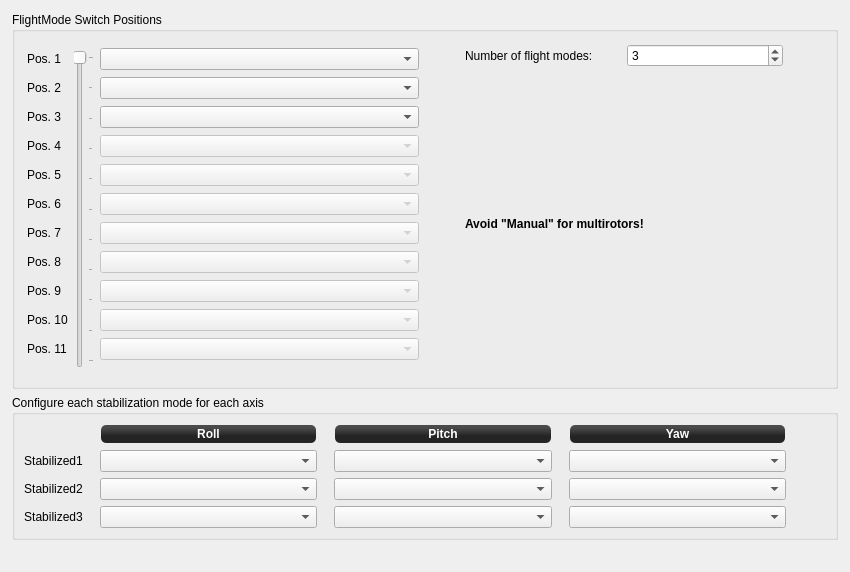
         <widget class="QWidget" name="scrollAreaWidgetContents_3">
          <property name="geometry">
           <rect>
            <x>0</x>
            <y>0</y>
            <width>850</width>
            <height>572</height>
           </rect>
          </property>
          <layout class="QGridLayout" name="gridLayout_7" rowstretch="1,0,0">
           <property name="margin">
            <number>12</number>
           </property>
           <item row="1" column="0">
            <widget class="QGroupBox" name="groupBox">
             <property name="styleSheet">
              <string notr="true"/>
             </property>
             <property name="title">
              <string>Configure each stabilization mode for each axis</string>
             </property>
             <layout class="QGridLayout" name="gridLayout_2" columnstretch="0,0,1,0,1,0,1,0">
              <property name="leftMargin">
               <number>9</number>
              </property>
              <property name="horizontalSpacing">
               <number>12</number>
              </property>
              <item row="2" column="1">
               <spacer name="horizontalSpacer_11">
                <property name="orientation">
                 <enum>Qt::Horizontal</enum>
                </property>
                <property name="sizeType">
                 <enum>QSizePolicy::Minimum</enum>
                </property>
                <property name="sizeHint" stdset="0">
                 <size>
                  <width>5</width>
                  <height>20</height>
                 </size>
                </property>
               </spacer>
              </item>
              <item row="3" column="2">
               <widget class="QComboBox" name="fmsSsPos3Roll">
                <property name="focusPolicy">
                 <enum>Qt::StrongFocus</enum>
                </property>
               </widget>
              </item>
              <item row="0" column="6">
               <widget class="QLabel" name="label_10">
                <property name="minimumSize">
                 <size>
                  <width>0</width>
                  <height>20</height>
                 </size>
                </property>
                <property name="maximumSize">
                 <size>
                  <width>16777215</width>
                  <height>20</height>
                 </size>
                </property>
                <property name="styleSheet">
                 <string notr="true">background-color: qlineargradient(spread:reflect, x1:0.507, y1:0, x2:0.507, y2:0.772, stop:0.208955 rgba(74, 74, 74, 255), stop:0.78607 rgba(36, 36, 36, 255));
color: rgb(255, 255, 255);
border-radius: 5;
font: bold 12px;
margin:1px;</string>
                </property>
                <property name="text">
                 <string>Yaw</string>
                </property>
                <property name="alignment">
                 <set>Qt::AlignCenter</set>
                </property>
               </widget>
              </item>
              <item row="2" column="3">
               <spacer name="horizontalSpacer_12">
                <property name="orientation">
                 <enum>Qt::Horizontal</enum>
                </property>
                <property name="sizeHint" stdset="0">
                 <size>
                  <width>5</width>
                  <height>20</height>
                 </size>
                </property>
               </spacer>
              </item>
              <item row="1" column="0">
               <widget class="QLabel" name="label_14">
                <property name="text">
                 <string>Stabilized1</string>
                </property>
                <property name="alignment">
                 <set>Qt::AlignCenter</set>
                </property>
               </widget>
              </item>
              <item row="2" column="5">
               <spacer name="horizontalSpacer_13">
                <property name="orientation">
                 <enum>Qt::Horizontal</enum>
                </property>
                <property name="sizeHint" stdset="0">
                 <size>
                  <width>5</width>
                  <height>20</height>
                 </size>
                </property>
               </spacer>
              </item>
              <item row="3" column="6">
               <widget class="QComboBox" name="fmsSsPos3Yaw">
                <property name="focusPolicy">
                 <enum>Qt::StrongFocus</enum>
                </property>
               </widget>
              </item>
              <item row="2" column="0">
               <widget class="QLabel" name="label_21">
                <property name="text">
                 <string>Stabilized2</string>
                </property>
                <property name="alignment">
                 <set>Qt::AlignCenter</set>
                </property>
               </widget>
              </item>
              <item row="3" column="4">
               <widget class="QComboBox" name="fmsSsPos3Pitch">
                <property name="focusPolicy">
                 <enum>Qt::StrongFocus</enum>
                </property>
               </widget>
              </item>
              <item row="2" column="6">
               <widget class="QComboBox" name="fmsSsPos2Yaw">
                <property name="focusPolicy">
                 <enum>Qt::StrongFocus</enum>
                </property>
               </widget>
              </item>
              <item row="0" column="4">
               <widget class="QLabel" name="label_9">
                <property name="minimumSize">
                 <size>
                  <width>0</width>
                  <height>20</height>
                 </size>
                </property>
                <property name="maximumSize">
                 <size>
                  <width>16777215</width>
                  <height>20</height>
                 </size>
                </property>
                <property name="styleSheet">
                 <string notr="true">background-color: qlineargradient(spread:reflect, x1:0.507, y1:0, x2:0.507, y2:0.772, stop:0.208955 rgba(74, 74, 74, 255), stop:0.78607 rgba(36, 36, 36, 255));
color: rgb(255, 255, 255);
border-radius: 5;
font: bold 12px;
margin:1px;</string>
                </property>
                <property name="text">
                 <string>Pitch</string>
                </property>
                <property name="alignment">
                 <set>Qt::AlignCenter</set>
                </property>
               </widget>
              </item>
              <item row="0" column="2">
               <widget class="QLabel" name="label_8">
                <property name="minimumSize">
                 <size>
                  <width>0</width>
                  <height>20</height>
                 </size>
                </property>
                <property name="maximumSize">
                 <size>
                  <width>16777215</width>
                  <height>20</height>
                 </size>
                </property>
                <property name="styleSheet">
                 <string notr="true">background-color: qlineargradient(spread:reflect, x1:0.507, y1:0, x2:0.507, y2:0.772, stop:0.208955 rgba(74, 74, 74, 255), stop:0.78607 rgba(36, 36, 36, 255));
color: rgb(255, 255, 255);
border-radius: 5;
font: bold 12px;
margin:1px;</string>
                </property>
                <property name="text">
                 <string>Roll</string>
                </property>
                <property name="alignment">
                 <set>Qt::AlignCenter</set>
                </property>
               </widget>
              </item>
              <item row="2" column="4">
               <widget class="QComboBox" name="fmsSsPos2Pitch">
                <property name="focusPolicy">
                 <enum>Qt::StrongFocus</enum>
                </property>
               </widget>
              </item>
              <item row="1" column="6">
               <widget class="QComboBox" name="fmsSsPos1Yaw">
                <property name="minimumSize">
                 <size>
                  <width>102</width>
                  <height>0</height>
                 </size>
                </property>
                <property name="focusPolicy">
                 <enum>Qt::StrongFocus</enum>
                </property>
               </widget>
              </item>
              <item row="2" column="2">
               <widget class="QComboBox" name="fmsSsPos2Roll">
                <property name="focusPolicy">
                 <enum>Qt::StrongFocus</enum>
                </property>
               </widget>
              </item>
              <item row="1" column="2">
               <widget class="QComboBox" name="fmsSsPos1Roll">
                <property name="minimumSize">
                 <size>
                  <width>102</width>
                  <height>0</height>
                 </size>
                </property>
                <property name="focusPolicy">
                 <enum>Qt::StrongFocus</enum>
                </property>
               </widget>
              </item>
              <item row="1" column="4">
               <widget class="QComboBox" name="fmsSsPos1Pitch">
                <property name="minimumSize">
                 <size>
                  <width>102</width>
                  <height>0</height>
                 </size>
                </property>
                <property name="focusPolicy">
                 <enum>Qt::StrongFocus</enum>
                </property>
               </widget>
              </item>
              <item row="3" column="0">
               <widget class="QLabel" name="label_22">
                <property name="text">
                 <string>Stabilized3</string>
                </property>
                <property name="alignment">
                 <set>Qt::AlignCenter</set>
                </property>
               </widget>
              </item>
              <item row="2" column="7">
               <spacer name="horizontalSpacer_14">
                <property name="orientation">
                 <enum>Qt::Horizontal</enum>
                </property>
                <property name="sizeHint" stdset="0">
                 <size>
                  <width>40</width>
                  <height>20</height>
                 </size>
                </property>
               </spacer>
              </item>
             </layout>
            </widget>
           </item>
           <item row="0" column="0">
            <widget class="QGroupBox" name="groupBox_2">
             <property name="minimumSize">
              <size>
               <width>0</width>
               <height>230</height>
              </size>
             </property>
             <property name="maximumSize">
              <size>
               <width>16777215</width>
               <height>460</height>
              </size>
             </property>
             <property name="title">
              <string>FlightMode Switch Positions</string>
             </property>
             <layout class="QGridLayout" name="gridLayout_4" rowstretch="0,0,0" columnstretch="0,0,1,0,1,0">
              <property name="margin">
               <number>12</number>
              </property>
              <item row="0" column="0" rowspan="3">
               <layout class="QVBoxLayout" name="verticalLayout_9" stretch="0,0,0,0,0,0">
                <item>
                 <widget class="QLabel" name="label_pos1">
                  <property name="sizePolicy">
                   <sizepolicy hsizetype="Preferred" vsizetype="Maximum">
                    <horstretch>0</horstretch>
                    <verstretch>0</verstretch>
                   </sizepolicy>
                  </property>
                  <property name="minimumSize">
                   <size>
                    <width>0</width>
                    <height>16</height>
                   </size>
                  </property>
                  <property name="maximumSize">
                   <size>
                    <width>16777215</width>
                    <height>16</height>
                   </size>
                  </property>
                  <property name="text">
                   <string>Pos. 1</string>
                  </property>
                 </widget>
                </item>
                <item>
                 <widget class="QLabel" name="label_pos2">
                  <property name="sizePolicy">
                   <sizepolicy hsizetype="Preferred" vsizetype="Maximum">
                    <horstretch>0</horstretch>
                    <verstretch>0</verstretch>
                   </sizepolicy>
                  </property>
                  <property name="minimumSize">
                   <size>
                    <width>16</width>
                    <height>16</height>
                   </size>
                  </property>
                  <property name="maximumSize">
                   <size>
                    <width>16777215</width>
                    <height>16</height>
                   </size>
                  </property>
                  <property name="text">
                   <string>Pos. 2</string>
                  </property>
                 </widget>
                </item>
                <item>
                 <widget class="QLabel" name="label_pos3">
                  <property name="sizePolicy">
                   <sizepolicy hsizetype="Preferred" vsizetype="Maximum">
                    <horstretch>0</horstretch>
                    <verstretch>0</verstretch>
                   </sizepolicy>
                  </property>
                  <property name="minimumSize">
                   <size>
                    <width>0</width>
                    <height>16</height>
                   </size>
                  </property>
                  <property name="maximumSize">
                   <size>
                    <width>16777215</width>
                    <height>16</height>
                   </size>
                  </property>
                  <property name="text">
                   <string>Pos. 3</string>
                  </property>
                 </widget>
                </item>
                <item>
                 <widget class="QLabel" name="label_pos4">
                  <property name="sizePolicy">
                   <sizepolicy hsizetype="Preferred" vsizetype="Maximum">
                    <horstretch>0</horstretch>
                    <verstretch>0</verstretch>
                   </sizepolicy>
                  </property>
                  <property name="minimumSize">
                   <size>
                    <width>0</width>
                    <height>16</height>
                   </size>
                  </property>
                  <property name="maximumSize">
                   <size>
                    <width>16777215</width>
                    <height>16</height>
                   </size>
                  </property>
                  <property name="text">
                   <string>Pos. 4</string>
                  </property>
                 </widget>
                </item>
                <item>
                 <widget class="QLabel" name="label_pos5">
                  <property name="sizePolicy">
                   <sizepolicy hsizetype="Preferred" vsizetype="Maximum">
                    <horstretch>0</horstretch>
                    <verstretch>0</verstretch>
                   </sizepolicy>
                  </property>
                  <property name="minimumSize">
                   <size>
                    <width>0</width>
                    <height>16</height>
                   </size>
                  </property>
                  <property name="maximumSize">
                   <size>
                    <width>16777215</width>
                    <height>16</height>
                   </size>
                  </property>
                  <property name="text">
                   <string>Pos. 5</string>
                  </property>
                 </widget>
                </item>
                <item>
                 <widget class="QLabel" name="label_pos6">
                  <property name="sizePolicy">
                   <sizepolicy hsizetype="Preferred" vsizetype="Maximum">
                    <horstretch>0</horstretch>
                    <verstretch>0</verstretch>
                   </sizepolicy>
                  </property>
                  <property name="minimumSize">
                   <size>
                    <width>0</width>
                    <height>16</height>
                   </size>
                  </property>
                  <property name="maximumSize">
                   <size>
                    <width>16777215</width>
                    <height>16</height>
                   </size>
                  </property>
                  <property name="text">
                   <string>Pos. 6</string>
                  </property>
                 </widget>
                </item>
                <item>
                 <widget class="QLabel" name="label_pos7">
                  <property name="sizePolicy">
                   <sizepolicy hsizetype="Preferred" vsizetype="Maximum">
                    <horstretch>0</horstretch>
                    <verstretch>0</verstretch>
                   </sizepolicy>
                  </property>
                  <property name="minimumSize">
                   <size>
                    <width>0</width>
                    <height>16</height>
                   </size>
                  </property>
                  <property name="maximumSize">
                   <size>
                    <width>16777215</width>
                    <height>16</height>
                   </size>
                  </property>
                  <property name="text">
                   <string>Pos. 7</string>
                  </property>
                 </widget>
                </item>
                <item>
                 <widget class="QLabel" name="label_pos8">
                  <property name="sizePolicy">
                   <sizepolicy hsizetype="Preferred" vsizetype="Maximum">
                    <horstretch>0</horstretch>
                    <verstretch>0</verstretch>
                   </sizepolicy>
                  </property>
                  <property name="minimumSize">
                   <size>
                    <width>0</width>
                    <height>16</height>
                   </size>
                  </property>
                  <property name="maximumSize">
                   <size>
                    <width>16777215</width>
                    <height>16</height>
                   </size>
                  </property>
                  <property name="text">
                   <string>Pos. 8</string>
                  </property>
                 </widget>
                </item>
                <item>
                 <widget class="QLabel" name="label_pos9">
                  <property name="sizePolicy">
                   <sizepolicy hsizetype="Preferred" vsizetype="Maximum">
                    <horstretch>0</horstretch>
                    <verstretch>0</verstretch>
                   </sizepolicy>
                  </property>
                  <property name="minimumSize">
                   <size>
                    <width>0</width>
                    <height>16</height>
                   </size>
                  </property>
                  <property name="maximumSize">
                   <size>
                    <width>16777215</width>
                    <height>16</height>
                   </size>
                  </property>
                  <property name="text">
                   <string>Pos. 9</string>
                  </property>
                 </widget>
                </item>
                <item>
                 <widget class="QLabel" name="label_pos10">
                  <property name="sizePolicy">
                   <sizepolicy hsizetype="Preferred" vsizetype="Maximum">
                    <horstretch>0</horstretch>
                    <verstretch>0</verstretch>
                   </sizepolicy>
                  </property>
                  <property name="minimumSize">
                   <size>
                    <width>0</width>
                    <height>16</height>
                   </size>
                  </property>
                  <property name="maximumSize">
                   <size>
                    <width>16777215</width>
                    <height>16</height>
                   </size>
                  </property>
                  <property name="text">
                   <string>Pos. 10</string>
                  </property>
                 </widget>
                </item>
                <item>
                 <widget class="QLabel" name="label_pos11">
                  <property name="sizePolicy">
                   <sizepolicy hsizetype="Preferred" vsizetype="Maximum">
                    <horstretch>0</horstretch>
                    <verstretch>0</verstretch>
                   </sizepolicy>
                  </property>
                  <property name="minimumSize">
                   <size>
                    <width>0</width>
                    <height>16</height>
                   </size>
                  </property>
                  <property name="maximumSize">
                   <size>
                    <width>16777215</width>
                    <height>16</height>
                   </size>
                  </property>
                  <property name="text">
                   <string>Pos. 11</string>
                  </property>
                 </widget>
                </item>
               </layout>
              </item>
              <item row="1" column="1">
               <widget class="QSlider" name="fmsSlider">
                <property name="enabled">
                 <bool>false</bool>
                </property>
                <property name="maximumSize">
                 <size>
                  <width>16777215</width>
                  <height>320</height>
                 </size>
                </property>
                <property name="focusPolicy">
                 <enum>Qt::StrongFocus</enum>
                </property>
                <property name="toolTip">
                 <string>This slider moves when you move the flight mode switch
on your remote. It shows currently active flight mode.

Setup the flight mode channel on the RC Input tab if you have not done so already.</string>
                </property>
                <property name="minimum">
                 <number>0</number>
                </property>
                <property name="maximum">
                 <number>10</number>
                </property>
                <property name="pageStep">
                 <number>10</number>
                </property>
                <property name="value">
                 <number>0</number>
                </property>
                <property name="sliderPosition">
                 <number>0</number>
                </property>
                <property name="orientation">
                 <enum>Qt::Vertical</enum>
                </property>
                <property name="invertedAppearance">
                 <bool>true</bool>
                </property>
                <property name="tickPosition">
                 <enum>QSlider::TicksBelow</enum>
                </property>
                <property name="tickInterval">
                 <number>1</number>
                </property>
               </widget>
              </item>
              <item row="0" column="2" rowspan="3">
               <layout class="QVBoxLayout" name="verticalLayout_10">
                <property name="spacing">
                 <number>3</number>
                </property>
                <item>
                 <widget class="QComboBox" name="fmsModePos1">
                  <property name="focusPolicy">
                   <enum>Qt::StrongFocus</enum>
                  </property>
                  <property name="toolTip">
                   <string>Select the stabilization mode on this position (manual/stabilized/auto)</string>
                  </property>
                 </widget>
                </item>
                <item>
                 <widget class="QComboBox" name="fmsModePos2">
                  <property name="focusPolicy">
                   <enum>Qt::StrongFocus</enum>
                  </property>
                 </widget>
                </item>
                <item>
                 <widget class="QComboBox" name="fmsModePos3">
                  <property name="focusPolicy">
                   <enum>Qt::StrongFocus</enum>
                  </property>
                 </widget>
                </item>
                <item>
                 <widget class="QComboBox" name="fmsModePos4">
                  <property name="enabled">
                   <bool>false</bool>
                  </property>
                  <property name="focusPolicy">
                   <enum>Qt::StrongFocus</enum>
                  </property>
                  <property name="toolTip">
                   <string>Select the stabilization mode on this position (manual/stabilized/auto)</string>
                  </property>
                 </widget>
                </item>
                <item>
                 <widget class="QComboBox" name="fmsModePos5">
                  <property name="enabled">
                   <bool>false</bool>
                  </property>
                  <property name="focusPolicy">
                   <enum>Qt::StrongFocus</enum>
                  </property>
                 </widget>
                </item>
                <item>
                 <widget class="QComboBox" name="fmsModePos6">
                  <property name="enabled">
                   <bool>false</bool>
                  </property>
                  <property name="focusPolicy">
                   <enum>Qt::StrongFocus</enum>
                  </property>
                 </widget>
                </item>
                <item>
                 <widget class="QComboBox" name="fmsModePos7">
                  <property name="enabled">
                   <bool>false</bool>
                  </property>
                  <property name="focusPolicy">
                   <enum>Qt::StrongFocus</enum>
                  </property>
                 </widget>
                </item>
                <item>
                 <widget class="QComboBox" name="fmsModePos8">
                  <property name="enabled">
                   <bool>false</bool>
                  </property>
                  <property name="focusPolicy">
                   <enum>Qt::StrongFocus</enum>
                  </property>
                 </widget>
                </item>
                <item>
                 <widget class="QComboBox" name="fmsModePos9">
                  <property name="enabled">
                   <bool>false</bool>
                  </property>
                  <property name="focusPolicy">
                   <enum>Qt::StrongFocus</enum>
                  </property>
                 </widget>
                </item>
                <item>
                 <widget class="QComboBox" name="fmsModePos10">
                  <property name="enabled">
                   <bool>false</bool>
                  </property>
                  <property name="focusPolicy">
                   <enum>Qt::StrongFocus</enum>
                  </property>
                 </widget>
                </item>
                <item>
                 <widget class="QComboBox" name="fmsModePos11">
                  <property name="enabled">
                   <bool>false</bool>
                  </property>
                  <property name="focusPolicy">
                   <enum>Qt::StrongFocus</enum>
                  </property>
                 </widget>
                </item>
               </layout>
              </item>
              <item row="1" column="3">
               <spacer name="horizontalSpacer_4">
                <property name="orientation">
                 <enum>Qt::Horizontal</enum>
                </property>
                <property name="sizeHint" stdset="0">
                 <size>
                  <width>40</width>
                  <height>20</height>
                 </size>
                </property>
               </spacer>
              </item>
              <item row="0" column="4" rowspan="3">
               <layout class="QGridLayout" name="gridLayout_5">
                <item row="0" column="0">
                 <layout class="QHBoxLayout" name="horizontalLayout_6">
                  <item>
                   <widget class="QLabel" name="label">
                    <property name="text">
                     <string>Number of flight modes:</string>
                    </property>
                   </widget>
                  </item>
                  <item>
                   <widget class="QSpinBox" name="fmsPosNum">
                    <property name="toolTip">
                     <string>Number of positions your FlightMode switch has.

Default is 3.

It will be 2 or 3 for most of setups, but it also can be up to 6.
In that case you have to configure your radio mixers so the whole range
from min to max is split into N equal intervals, and you may set arbitrary
channel value for each flight mode.</string>
                    </property>
                    <property name="minimum">
                     <number>1</number>
                    </property>
                    <property name="maximum">
                     <number>11</number>
                    </property>
                    <property name="value">
                     <number>3</number>
                    </property>
                   </widget>
                  </item>
                 </layout>
                </item>
                <item row="1" column="0">
                 <widget class="QLabel" name="label_15">
                  <property name="font">
                   <font>
                    <weight>75</weight>
                    <bold>true</bold>
                   </font>
                  </property>
                  <property name="text">
                   <string>Avoid &quot;Manual&quot; for multirotors!</string>
                  </property>
                  <property name="wordWrap">
                   <bool>true</bool>
                  </property>
                 </widget>
                </item>
               </layout>
              </item>
              <item row="2" column="1">
               <spacer name="verticalSpacer_4">
                <property name="orientation">
                 <enum>Qt::Vertical</enum>
                </property>
                <property name="sizeType">
                 <enum>QSizePolicy::Fixed</enum>
                </property>
                <property name="sizeHint" stdset="0">
                 <size>
                  <width>20</width>
                  <height>0</height>
                 </size>
                </property>
               </spacer>
              </item>
              <item row="0" column="1">
               <spacer name="verticalSpacer_6">
                <property name="orientation">
                 <enum>Qt::Vertical</enum>
                </property>
                <property name="sizeType">
                 <enum>QSizePolicy::Fixed</enum>
                </property>
                <property name="sizeHint" stdset="0">
                 <size>
                  <width>20</width>
                  <height>0</height>
                 </size>
                </property>
               </spacer>
              </item>
              <item row="1" column="5">
               <spacer name="horizontalSpacer_6">
                <property name="orientation">
                 <enum>Qt::Horizontal</enum>
                </property>
                <property name="sizeHint" stdset="0">
                 <size>
                  <width>40</width>
                  <height>20</height>
                 </size>
                </property>
               </spacer>
              </item>
             </layout>
            </widget>
           </item>
           <item row="2" column="0">
            <spacer name="verticalSpacer_5">
             <property name="orientation">
              <enum>Qt::Vertical</enum>
             </property>
             <property name="sizeType">
              <enum>QSizePolicy::Expanding</enum>
             </property>
             <property name="sizeHint" stdset="0">
              <size>
               <width>20</width>
               <height>20</height>
              </size>
             </property>
            </spacer>
           </item>
          </layout>
         </widget>
